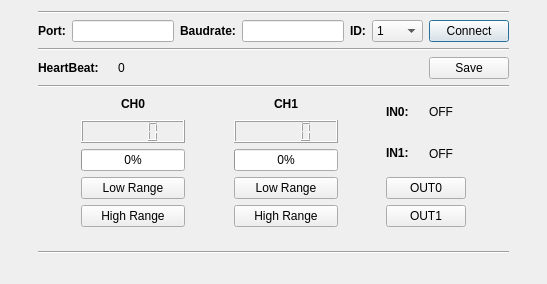
<?xml version="1.0" encoding="UTF-8"?>
<ui version="4.0">
 <class>Dialog</class>
 <widget class="QDialog" name="Dialog">
  <property name="geometry">
   <rect>
    <x>0</x>
    <y>0</y>
    <width>547</width>
    <height>284</height>
   </rect>
  </property>
  <property name="windowTitle">
   <string>INPIConfig</string>
  </property>
  <layout class="QGridLayout" name="gridLayout">
   <item row="0" column="2">
    <spacer name="horizontalSpacer_7">
     <property name="orientation">
      <enum>Qt::Horizontal</enum>
     </property>
     <property name="sizeHint" stdset="0">
      <size>
       <width>40</width>
       <height>20</height>
      </size>
     </property>
    </spacer>
   </item>
   <item row="0" column="0">
    <spacer name="horizontalSpacer_6">
     <property name="orientation">
      <enum>Qt::Horizontal</enum>
     </property>
     <property name="sizeHint" stdset="0">
      <size>
       <width>40</width>
       <height>20</height>
      </size>
     </property>
    </spacer>
   </item>
   <item row="0" column="1">
    <layout class="QVBoxLayout" name="verticalLayout_4">
     <item>
      <widget class="Line" name="line_2">
       <property name="orientation">
        <enum>Qt::Horizontal</enum>
       </property>
      </widget>
     </item>
     <item>
      <layout class="QHBoxLayout" name="horizontalLayout">
       <item>
        <widget class="QLabel" name="label">
         <property name="text">
          <string>&lt;b&gt;Port:&lt;/b&gt;</string>
         </property>
        </widget>
       </item>
       <item>
        <widget class="QLineEdit" name="lineEditPort"/>
       </item>
       <item>
        <widget class="QLabel" name="label_2">
         <property name="text">
          <string>&lt;html&gt;&lt;head/&gt;&lt;body&gt;&lt;p&gt;&lt;span style=&quot; font-weight:600;&quot;&gt;Baudrate:&lt;/span&gt;&lt;/p&gt;&lt;/body&gt;&lt;/html&gt;</string>
         </property>
        </widget>
       </item>
       <item>
        <widget class="QLineEdit" name="lineEditBaudrate"/>
       </item>
       <item>
        <widget class="QLabel" name="label_9">
         <property name="text">
          <string>&lt;b&gt;ID:&lt;/b&gt;</string>
         </property>
        </widget>
       </item>
       <item>
        <widget class="QComboBox" name="comboBox">
         <property name="maximumSize">
          <size>
           <width>55</width>
           <height>16777215</height>
          </size>
         </property>
         <item>
          <property name="text">
           <string>1</string>
          </property>
         </item>
         <item>
          <property name="text">
           <string>240</string>
          </property>
         </item>
        </widget>
       </item>
       <item>
        <widget class="QPushButton" name="pushButtonConnect">
         <property name="text">
          <string>Connect</string>
         </property>
        </widget>
       </item>
      </layout>
     </item>
     <item>
      <widget class="Line" name="line">
       <property name="orientation">
        <enum>Qt::Horizontal</enum>
       </property>
      </widget>
     </item>
     <item>
      <layout class="QHBoxLayout" name="horizontalLayout_4">
       <item>
        <widget class="QLabel" name="label_6">
         <property name="text">
          <string>&lt;html&gt;&lt;head/&gt;&lt;body&gt;&lt;p&gt;&lt;span style=&quot; font-weight:600;&quot;&gt;HeartBeat:&lt;/span&gt;&lt;/p&gt;&lt;/body&gt;&lt;/html&gt;</string>
         </property>
        </widget>
       </item>
       <item>
        <widget class="QLabel" name="label_5">
         <property name="text">
          <string/>
         </property>
        </widget>
       </item>
       <item>
        <widget class="QLabel" name="labelHeartBeat">
         <property name="text">
          <string>0</string>
         </property>
        </widget>
       </item>
       <item>
        <spacer name="horizontalSpacer_5">
         <property name="orientation">
          <enum>Qt::Horizontal</enum>
         </property>
         <property name="sizeHint" stdset="0">
          <size>
           <width>40</width>
           <height>20</height>
          </size>
         </property>
        </spacer>
       </item>
       <item>
        <widget class="QPushButton" name="pushButtonSave">
         <property name="text">
          <string>Save</string>
         </property>
        </widget>
       </item>
      </layout>
     </item>
     <item>
      <widget class="Line" name="line_4">
       <property name="orientation">
        <enum>Qt::Horizontal</enum>
       </property>
      </widget>
     </item>
     <item>
      <layout class="QHBoxLayout" name="horizontalLayout_7">
       <item>
        <spacer name="horizontalSpacer_10">
         <property name="orientation">
          <enum>Qt::Horizontal</enum>
         </property>
         <property name="sizeHint" stdset="0">
          <size>
           <width>40</width>
           <height>20</height>
          </size>
         </property>
        </spacer>
       </item>
       <item>
        <layout class="QVBoxLayout" name="verticalLayout">
         <item>
          <layout class="QHBoxLayout" name="horizontalLayout_2">
           <item>
            <spacer name="horizontalSpacer">
             <property name="orientation">
              <enum>Qt::Horizontal</enum>
             </property>
             <property name="sizeHint" stdset="0">
              <size>
               <width>40</width>
               <height>20</height>
              </size>
             </property>
            </spacer>
           </item>
           <item>
            <widget class="QLabel" name="label_3">
             <property name="text">
              <string>&lt;html&gt;&lt;head/&gt;&lt;body&gt;&lt;p&gt;&lt;span style=&quot; font-weight:600;&quot;&gt;CH0&lt;/span&gt;&lt;/p&gt;&lt;/body&gt;&lt;/html&gt;</string>
             </property>
            </widget>
           </item>
           <item>
            <spacer name="horizontalSpacer_2">
             <property name="orientation">
              <enum>Qt::Horizontal</enum>
             </property>
             <property name="sizeHint" stdset="0">
              <size>
               <width>40</width>
               <height>20</height>
              </size>
             </property>
            </spacer>
           </item>
          </layout>
         </item>
         <item>
          <widget class="QLCDNumber" name="lcdNumberCH0"/>
         </item>
         <item>
          <widget class="QProgressBar" name="progressBarCH0">
           <property name="value">
            <number>0</number>
           </property>
          </widget>
         </item>
         <item>
          <widget class="QPushButton" name="pushButtonCH0Low">
           <property name="text">
            <string>Low Range</string>
           </property>
          </widget>
         </item>
         <item>
          <widget class="QPushButton" name="pushButtonCH0High">
           <property name="text">
            <string>High Range</string>
           </property>
          </widget>
         </item>
        </layout>
       </item>
       <item>
        <spacer name="horizontalSpacer_8">
         <property name="orientation">
          <enum>Qt::Horizontal</enum>
         </property>
         <property name="sizeHint" stdset="0">
          <size>
           <width>40</width>
           <height>20</height>
          </size>
         </property>
        </spacer>
       </item>
       <item>
        <layout class="QVBoxLayout" name="verticalLayout_2">
         <item>
          <layout class="QHBoxLayout" name="horizontalLayout_3">
           <item>
            <spacer name="horizontalSpacer_3">
             <property name="orientation">
              <enum>Qt::Horizontal</enum>
             </property>
             <property name="sizeHint" stdset="0">
              <size>
               <width>40</width>
               <height>20</height>
              </size>
             </property>
            </spacer>
           </item>
           <item>
            <widget class="QLabel" name="label_4">
             <property name="text">
              <string>&lt;html&gt;&lt;head/&gt;&lt;body&gt;&lt;p&gt;&lt;span style=&quot; font-weight:600;&quot;&gt;CH1&lt;/span&gt;&lt;/p&gt;&lt;/body&gt;&lt;/html&gt;</string>
             </property>
            </widget>
           </item>
           <item>
            <spacer name="horizontalSpacer_4">
             <property name="orientation">
              <enum>Qt::Horizontal</enum>
             </property>
             <property name="sizeHint" stdset="0">
              <size>
               <width>40</width>
               <height>20</height>
              </size>
             </property>
            </spacer>
           </item>
          </layout>
         </item>
         <item>
          <widget class="QLCDNumber" name="lcdNumberCH1"/>
         </item>
         <item>
          <widget class="QProgressBar" name="progressBarCH1">
           <property name="value">
            <number>0</number>
           </property>
          </widget>
         </item>
         <item>
          <widget class="QPushButton" name="pushButtonCH1Low">
           <property name="text">
            <string>Low Range</string>
           </property>
          </widget>
         </item>
         <item>
          <widget class="QPushButton" name="pushButtonCH1High">
           <property name="text">
            <string>High Range</string>
           </property>
          </widget>
         </item>
        </layout>
       </item>
       <item>
        <spacer name="horizontalSpacer_9">
         <property name="orientation">
          <enum>Qt::Horizontal</enum>
         </property>
         <property name="sizeHint" stdset="0">
          <size>
           <width>40</width>
           <height>20</height>
          </size>
         </property>
        </spacer>
       </item>
       <item>
        <layout class="QVBoxLayout" name="verticalLayout_3">
         <item>
          <layout class="QHBoxLayout" name="horizontalLayout_5">
           <item>
            <widget class="QLabel" name="label_7">
             <property name="text">
              <string>&lt;html&gt;&lt;head/&gt;&lt;body&gt;&lt;p&gt;&lt;span style=&quot; font-weight:600;&quot;&gt;IN0:&lt;/span&gt;&lt;/p&gt;&lt;/body&gt;&lt;/html&gt;</string>
             </property>
            </widget>
           </item>
           <item>
            <widget class="QLabel" name="labelIN0">
             <property name="text">
              <string>OFF</string>
             </property>
            </widget>
           </item>
          </layout>
         </item>
         <item>
          <layout class="QHBoxLayout" name="horizontalLayout_6">
           <item>
            <widget class="QLabel" name="label_8">
             <property name="text">
              <string>&lt;html&gt;&lt;head/&gt;&lt;body&gt;&lt;p&gt;&lt;span style=&quot; font-weight:600;&quot;&gt;IN1:&lt;/span&gt;&lt;/p&gt;&lt;/body&gt;&lt;/html&gt;</string>
             </property>
            </widget>
           </item>
           <item>
            <widget class="QLabel" name="labelIN1">
             <property name="text">
              <string>OFF</string>
             </property>
            </widget>
           </item>
          </layout>
         </item>
         <item>
          <widget class="QPushButton" name="pushButtonOUT0">
           <property name="text">
            <string>OUT0</string>
           </property>
          </widget>
         </item>
         <item>
          <widget class="QPushButton" name="pushButtonOUT1">
           <property name="text">
            <string>OUT1</string>
           </property>
          </widget>
         </item>
        </layout>
       </item>
       <item>
        <spacer name="horizontalSpacer_11">
         <property name="orientation">
          <enum>Qt::Horizontal</enum>
         </property>
         <property name="sizeHint" stdset="0">
          <size>
           <width>40</width>
           <height>20</height>
          </size>
         </property>
        </spacer>
       </item>
      </layout>
     </item>
     <item>
      <spacer name="verticalSpacer">
       <property name="orientation">
        <enum>Qt::Vertical</enum>
       </property>
       <property name="sizeHint" stdset="0">
        <size>
         <width>20</width>
         <height>40</height>
        </size>
       </property>
      </spacer>
     </item>
     <item>
      <widget class="Line" name="line_3">
       <property name="orientation">
        <enum>Qt::Horizontal</enum>
       </property>
      </widget>
     </item>
     <item>
      <spacer name="verticalSpacer_2">
       <property name="orientation">
        <enum>Qt::Vertical</enum>
       </property>
       <property name="sizeHint" stdset="0">
        <size>
         <width>20</width>
         <height>40</height>
        </size>
       </property>
      </spacer>
     </item>
    </layout>
   </item>
  </layout>
 </widget>
 <resources/>
 <connections/>
</ui>
